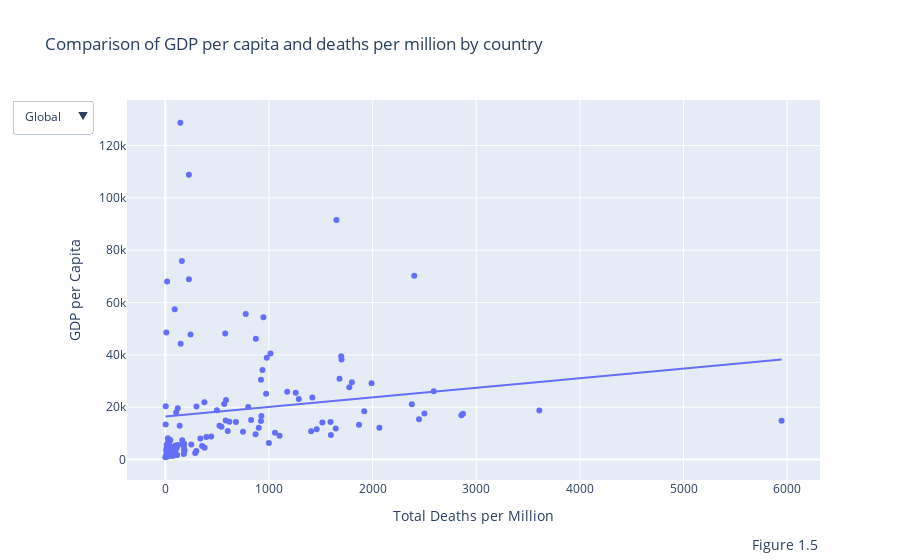

Source (notebook cell):
### Markdown cell above
In this parallel categories plot, we excluded outliers in our location data such as continents, income groups, and global aggregates. Additionally, we categorized the values into high, medium, and low by dividing them into three bins. For the total deaths, total cases and excess mortality we used the variables per million, for people vaccinated per hundred and for total tests per thousand.

The plot above shows that countries with low GDP tend to have lower values for total deaths per million and total cases per million, which creates the impression that they managed the pandemic more effectively than high GDP regions. However, these countries also tend to have lower vaccination rates compared to regions with medium and high GDP. Furthermore the plot also shows that lower GDP regions have either a low test rate or the data is unavailable. Additionally, the data on excess mortality rates per million is also often unavailable for lower GDP regions. Based on the plot, we can conclude that the lower reported total deaths and cases per million in low GDP countries may not accurately reflect their handling of the pandemic. Instead, these figures might be influenced by limited resources for testing and data recording. Additionally, the lower vaccination rates and lack of data on excess mortality rates in low GDP regions suggest that the pandemic's true impact may be underreported in these areas.

For this reason, it is important to take a look at countries with a relatively higher GDP per capita in order to know whether the same trend we see globally also occurs when countries with a higher GDP per capita get compared. Therefore, we made two maps, one for the global trend between deaths per million and GDP per capita and one for the European trend. Europe generally speaking has a higher GDP compared to the rest of the world which is why we compared them to the rest of the world.

### Code cell
import pandas as pd
import plotly.express as px
import plotly.graph_objects as go

# Read the datasets
CovidData = pd.read_csv('owid-covid-data.csv')
GDPdata = pd.read_csv('GDP-data.csv', skiprows=4)

# Filter COVID data for 2021 and get the last available data for each location
Covid_2021 = CovidData[CovidData['date'].str.startswith('2021')]
Covid_deaths_2021 = Covid_2021.groupby('location').last().reset_index()

# Preprocess GDP data
GDPdata = GDPdata.rename(columns={'Country Name': 'location'})

# Merge GDP data with COVID data
df = pd.merge(GDPdata, Covid_deaths_2021, on='location', how='inner')

# Filter out non-country entries
non_countries = ['World', 'Upper middle income', 'Lower middle income', 'High income', 'Low income', 
                 'European Union', 'North America', 'South America', 'Asia', 'Oceania', 'Africa']
df = df[~df['location'].isin(non_countries)]

# Create a column to mark European countries
df['is_europe'] = df['continent'] == 'Europe'

# Create the scatter plot for global countries
fig_global = px.scatter(
    df[~df['is_europe']],
    x="total_deaths_per_million",
    y="2021",
    hover_name="location",
    trendline="ols",
    title="Comparison of GDP and Deaths per Million by Country",
    labels={
        "2021": "GDP",
        "total_deaths_per_million": "Total Deaths per Million"
    }
)

# Create the scatter plot for European countries
fig_europe = px.scatter(
    df[df['is_europe']],
    x="total_deaths_per_million",
    y="2021",
    hover_name="location",
    trendline="ols",
    title="Comparison of GDP and Deaths per Million by Country (Europe)",
    labels={
        "2021": "GDP",
        "total_deaths_per_million": "Total Deaths per Million"
    }
)

# Create a figure with subplots
fig = go.Figure()

# Add GDP traces, initially visible
for trace in fig_global.data:
    fig.add_trace(trace)
    fig.data[-1].visible = True

# Add mortality traces, initially invisible
for trace in fig_europe.data:
    fig.add_trace(trace)
    fig.data[-1].visible = False

# Update layout to add dropdown menu and axis titles
fig.update_layout(
    updatemenus=[
        dict(
            buttons=list([
                dict(
                    args=[{"visible": [True] * len(fig_global.data) + [False] * len(fig_europe.data)}],
                    label="Global",
                    method="update"
                ),
                dict(
                    args=[{"visible": [False] * len(fig_global.data) + [True] * len(fig_europe.data)}],
                    label="Europe",
                    method="update"
                )
            ]),
            direction="down",
            showactive=True
        )
    ],
    title="Comparison of GDP per capita and deaths per million by country",
    xaxis_title="Total Deaths per Million",
    yaxis_title="GDP per Capita",
)

# Show the figure
fig.add_annotation(text="Figure 1.5", xref="paper", yref="paper", x=1, y=-0.2, showarrow=False, align="center", font=dict(size=14))

fig.show()

### Figure 1 — Plotly figure (JSON) as saved in the notebook; plotly's stock layout.template omitted (floating-point values rounded to 4 significant figures; data arrays with more than 128 entries replaced by an {"elided": "..."} marker saying what was removed)
{"data": [{"hovertemplate": "<b>%{hovertext}</b><br><br>Total Deaths per Million=%{x}<br>GDP=%{y}<extra></extra>", "hovertext": {"elided": "141 str values"}, "legendgroup": "", "marker": {"color": "#636efa", "symbol": "circle"}, "mode": "markers", "name": "", "orientation": "v", "showlegend": false, "type": "scatter", "visible": true, "x": {"elided": "141 float values"}, "xaxis": "x", "y": {"elided": "141 float values"}, "yaxis": "y"}, {"hovertemplate": "<b>OLS trendline</b><br>2021 = 3.67086 * total_deaths_per_million + 16403.7<br>R<sup>2</sup>=0.023359<br><br>Total Deaths per Million=%{x}<br>GDP=%{y} <b>(trend)</b><extra></extra>", "legendgroup": "", "marker": {"color": "#636efa", "symbol": "circle"}, "mode": "lines", "name": "", "showlegend": false, "type": "scatter", "visible": true, "x": [1.086, 3.834, 3.997, 9.643, 10.21, 10.46, 11.25, 12.06, 12.56, 13.79, 13.98, 14.29, 17.7, 18.1, 24.84, 25.11, 27.8, 28.07, 28.9, 31.09, 34.68, 38.45, 49.06, 54.12, 55.88, 58.17, 59.45, 66.12, 66.31, 69.42, 70.36, 70.76, 75.75, 90.8, 97.7, 99.19, 104.5, 109.1, 114.1, 120.1, 122.6, 138.7, 145.8, 148.3, 160.1, 163.9, 168.6, 178.8, 179.4, 182.0, 182.8, 184.7, 227.8, 228.4, 243.6, 250.7, 288.4, 299.3, 301.0, 338.5, 355.4, 377.3, 379.2, 395.8, 443.1, 498.3, 522.9, 542.1, 568.6, 578.1, 582.9, 586.4, 602.6, 618.5, 681.7, 749.6, 776.3, 799.8, 828.1, 870.8, 873.2, 902.0, 923.1, 923.3, 927.3, 937.5, 946.9, 972.9, 979.0, 999.6, 1015.0, 1059.0, 1103.0, 1176.0, 1258.0, 1288.0, 1407.0, 1418.0, 1461.0, 1516.0, 1594.0, 1598.0, 1644.0, 1651.0, 1681.0, 1697.0, 1700.0, 1775.0, 1800.0, 1869.0, 1919.0, 1990.0, 2066.0, 2378.0, 2402.0, 2448.0, 2500.0, 2589.0, 2857.0, 2872.0, 3609.0, 5946.0], "xaxis": "x", "y": [16410.0, 16420.0, 16420.0, 16440.0, 16440.0, 16440.0, 16450.0, 16450.0, 16450.0, 16450.0, 16460.0, 16460.0, 16470.0, 16470.0, 16490.0, 16500.0, 16510.0, 16510.0, 16510.0, 16520.0, 16530.0, 16540.0, 16580.0, 16600.0, 16610.0, 16620.0, 16620.0, 16650.0, 16650.0, 16660.0, 16660.0, 16660.0, 16680.0, 16740.0, 16760.0, 16770.0, 16790.0, 16800.0, 16820.0, 16840.0, 16850.0, 16910.0, 16940.0, 16950.0, 16990.0, 17010.0, 17020.0, 17060.0, 17060.0, 17070.0, 17070.0, 17080.0, 17240.0, 17240.0, 17300.0, 17320.0, 17460.0, 17500.0, 17510.0, 17650.0, 17710.0, 17790.0, 17800.0, 17860.0, 18030.0, 18230.0, 18320.0, 18390.0, 18490.0, 18530.0, 18540.0, 18560.0, 18620.0, 18670.0, 18910.0, 19160.0, 19250.0, 19340.0, 19440.0, 19600.0, 19610.0, 19710.0, 19790.0, 19790.0, 19810.0, 19850.0, 19880.0, 19980.0, 20000.0, 20070.0, 20130.0, 20290.0, 20450.0, 20720.0, 21020.0, 21130.0, 21570.0, 21610.0, 21770.0, 21970.0, 22260.0, 22270.0, 22440.0, 22460.0, 22570.0, 22630.0, 22640.0, 22920.0, 23010.0, 23270.0, 23450.0, 23710.0, 23990.0, 25130.0, 25220.0, 25390.0, 25580.0, 25910.0, 26890.0, 26950.0, 29650.0, 38230.0], "yaxis": "y"}, {"hovertemplate": "<b>%{hovertext}</b><br><br>Total Deaths per Million=%{x}<br>GDP=%{y}<extra></extra>", "hovertext": ["Albania", "Andorra", "Austria", "Belgium", "Bulgaria", "Bosnia and Herzegovina", "Belarus", "Switzerland", "Cyprus", "Czechia", "Germany", "Denmark", "Spain", "Estonia", "Finland", "France", "United Kingdom", "Gibraltar", "Greece", "Croatia", "Hungary", "Isle of Man", "Ireland", "Iceland", "Italy", "Liechtenstein", "Lithuania", "Luxembourg", "Latvia", "Monaco", "Moldova", "North Macedonia", "Malta", "Montenegro", "Netherlands", "Norway", "Poland", "Portugal", "Romania", "San Marino", "Serbia", "Slovenia", "Sweden", "Ukraine", "Kosovo"], "legendgroup": "", "marker": {"color": "#636efa", "symbol": "circle"}, "mode": "markers", "name": "", "orientation": "v", "showlegend": false, "type": "scatter", "visible": false, "x": [1121.0, 1741.0, 1855.0, 2419.0, 4501.0, 4108.0, 575.1, 1353.0, 710.9, 3429.0, 1412.0, 543.5, 1919.0, 1379.0, 331.4, 1921.0, 2609.0, 3060.0, 1974.0, 3047.0, 3843.0, 792.6, 1205.0, 99.22, 2313.0, 1753.0, 2655.0, 980.5, 2602.0, 1041.0, 3112.0, 3989.0, 924.4, 3630.0, 1193.0, 245.7, 2367.0, 1839.0, 2978.0, 2909.0, 1829.0, 2872.0, 1451.0, 2331.0, 1672.0], "xaxis": "x", "y": [16260.0, 58830.0, 63420.0, 62110.0, 29410.0, 18380.0, 27610.0, 81600.0, 48470.0, 48420.0, 61940.0, 69880.0, 43620.0, 45050.0, 57850.0, 53830.0, 52840.0, null, 33020.0, 36950.0, 38640.0, null, 114100.0, 61480.0, 49910.0, null, 46410.0, 137900.0, 36780.0, null, 15680.0, 19900.0, 53390.0, 24510.0, 67690.0, 86890.0, 40460.0, 38780.0, 37970.0, 65720.0, 22580.0, 46500.0, 63380.0, 18040.0, 12360.0], "yaxis": "y"}, {"hovertemplate": "<b>OLS trendline</b><br>2021 = -10.9134 * total_deaths_per_million + 71347.3<br>R<sup>2</sup>=0.228721<br><br>Total Deaths per Million=%{x}<br>GDP=%{y} <b>(trend)</b><extra></extra>", "legendgroup": "", "marker": {"color": "#636efa", "symbol": "circle"}, "mode": "lines", "name": "", "showlegend": false, "type": "scatter", "visible": false, "x": [99.22, 245.7, 331.4, 543.5, 575.1, 710.9, 924.4, 980.5, 1121.0, 1193.0, 1205.0, 1353.0, 1379.0, 1412.0, 1451.0, 1672.0, 1741.0, 1829.0, 1839.0, 1855.0, 1919.0, 1921.0, 1974.0, 2313.0, 2331.0, 2367.0, 2419.0, 2602.0, 2609.0, 2655.0, 2872.0, 2909.0, 2978.0, 3047.0, 3112.0, 3429.0, 3630.0, 3843.0, 3989.0, 4108.0, 4501.0], "xaxis": "x", "y": [70260.0, 68670.0, 67730.0, 65420.0, 65070.0, 63590.0, 61260.0, 60650.0, 59110.0, 58320.0, 58190.0, 56580.0, 56300.0, 55940.0, 55520.0, 53100.0, 52350.0, 51390.0, 51280.0, 51100.0, 50400.0, 50380.0, 49800.0, 46110.0, 45910.0, 45520.0, 44950.0, 42950.0, 42870.0, 42370.0, 40000.0, 39600.0, 38850.0, 38100.0, 37390.0, 33920.0, 31740.0, 29400.0, 27810.0, 26520.0, 22220.0], "yaxis": "y"}], "layout": {"annotations": [{"align": "center", "font": {"size": 14}, "showarrow": false, "text": "Figure 1.5", "x": 1, "xref": "paper", "y": -0.2, "yref": "paper"}], "title": {"text": "Comparison of GDP per capita and deaths per million by country"}, "updatemenus": [{"buttons": [{"args": [{"visible": [true, true, false, false]}], "label": "Global", "method": "update"}, {"args": [{"visible": [false, false, true, true]}], "label": "Europe", "method": "update"}], "direction": "down", "showactive": true}], "xaxis": {"title": {"text": "Total Deaths per Million"}}, "yaxis": {"title": {"text": "GDP per Capita"}}}}
